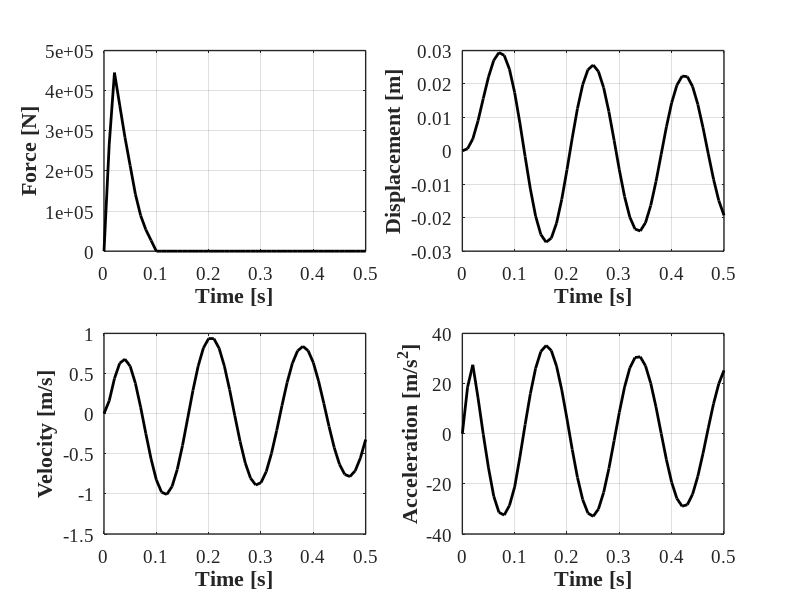

Here is the MATLAB script that generated this plot:
%% Structural Dynamics and Vibration Control(M. Azimi et al.)
%% Example 5-3: Dynamic Response of SDOF to External Loading, using RK
    
clc; clear; close all;
%% Parameters 
ma = 13608.5;
k  = 17500000;
wn = sqrt(k/ma);
r  = 0.02;
c  = 2.0*r*sqrt(k*ma);
u(1) = 0;
v(1) = 0;
tt   = 0.5;
n  = 50;
n1 = n+1;
dt = tt/n;
td = 0.1;
jk = td/dt;
%% Loading
p = zeros(n1,1); 
p(1:10) = [ 0       ;
            267000.0;
            445000.0;
            364000.0;
            284000.0;
            213000.0;
            142000.0;
            89000.0 ;
            53400.0 ;
            26700.0 ];
an(1) = (p(1)-c*v(1)-k*u(1))/ma;


for i=2:n1
    ui = u(i-1);
    vi = v(i-1);
    ai = an(i-1);
    d(1) = vi;
    q(1) = ai;
    for j=2:3
        l = 0.5;
        x = ui+l*dt*d(j-1);
        d(j) = vi+l*dt*q(j-1);
        q(j) = (p(i)-c*d(j)-k*x)/ma;
    end
    j = 4;
    l = 1;
    x = ui+l*dt*d(j-1);
    d(j) = vi+l*dt*q(j-1);
    q(j) = (p(i)-c*d(j)-k*x)/ma;
    u(i) = u(i-1)+dt*(d(1)+2.0*d(2)+2.0*d(3)+d(4))/6.0;
    v(i) = v(i-1)+dt*(q(1)+2.0*q(2)+2.0*q(3)+q(4))/6.0;
    an(i) = (p(i)-c*v(i)-k*u(i))/ma;
end

for i=1:n1
    s(i) = (i-1)*dt;
end
%% Plot
figure(1); set(figure(1), 'Position', [100   100   800   600])

%% Force
subplot(2,2,1); grid on; box on; hold on
    plot(s,p,'-k','LineWidth',2);
        set(gca, 'LineWidth',1, 'FontWeight','normal', 'FontName','Times New Roman', 'FontSize',14)               
        xlabel('Time [s]', 'fontsize',16, 'fontname','Times New Roman','FontWeight','Bold')
        ylabel('Force [N]', 'fontsize',16, 'fontname','Times New Roman','FontWeight','Bold')
        xlim([0 .5])
%% Displacement
subplot(2,2,2); grid on; box on; hold on
    plot(s,u,'-k','LineWidth',2);
        set(gca, 'LineWidth',1, 'FontWeight','normal', 'FontName','Times New Roman', 'FontSize',14)               
        xlabel('Time [s]', 'fontsize',16, 'fontname','Times New Roman','FontWeight','Bold')
        ylabel('Displacement [m]', 'fontsize',16, 'fontname','Times New Roman','FontWeight','Bold')
        xlim([0 .5])
%% Velocity
subplot(2,2,3); grid on; box on; hold on
    plot(s,v,'-k','LineWidth',2);
        set(gca, 'LineWidth',1, 'FontWeight','normal', 'FontName','Times New Roman', 'FontSize',14)               
        xlabel('Time [s]', 'fontsize',16, 'fontname','Times New Roman','FontWeight','Bold')
        ylabel('Velocity [m/s]', 'fontsize',16, 'fontname','Times New Roman','FontWeight','Bold')
        xlim([0 .5])
%% Acceleration
subplot(2,2,4); grid on; box on; hold on
    plot(s,an,'-k','LineWidth',2);
        set(gca, 'LineWidth',1, 'FontWeight','normal', 'FontName','Times New Roman', 'FontSize',14)               
        xlabel('Time [s]', 'fontsize',16, 'fontname','Times New Roman','FontWeight','Bold')
        ylabel('Acceleration [m/s^2]', 'fontsize',16, 'fontname','Times New Roman','FontWeight','Bold')
        xlim([0 .5])
%% Print
 print('EX_5_3','-dpng')





